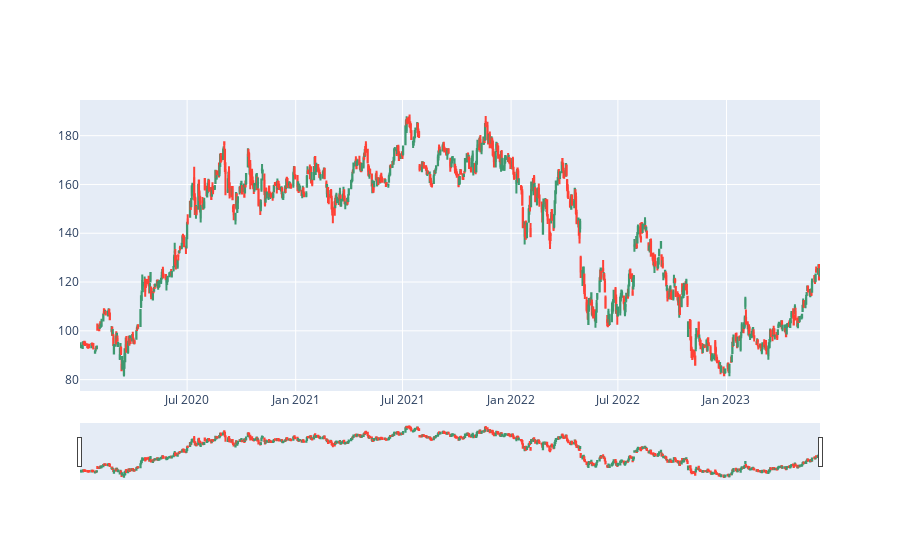

Notebook cell for this chart:
### Code cell
## making the candle stick chart for the given ticker symbol
fig = go.Figure(data=[go.Candlestick(x=df['Date'],
                open = df['Open'],
                high = df['High'],
                low = df['Low'],
                close = df['Close'])])
fig.show()

### Figure 1 — Plotly figure (JSON) as saved in the notebook; plotly's stock layout.template omitted (floating-point values rounded to 4 significant figures; data arrays with more than 128 entries replaced by an {"elided": "..."} marker saying what was removed)
{"data": [{"close": {"elided": "865 float values"}, "high": {"elided": "865 float values"}, "low": {"elided": "865 float values"}, "open": {"elided": "865 float values"}, "type": "candlestick", "x": {"elided": "865 str values"}}], "layout": {}}
